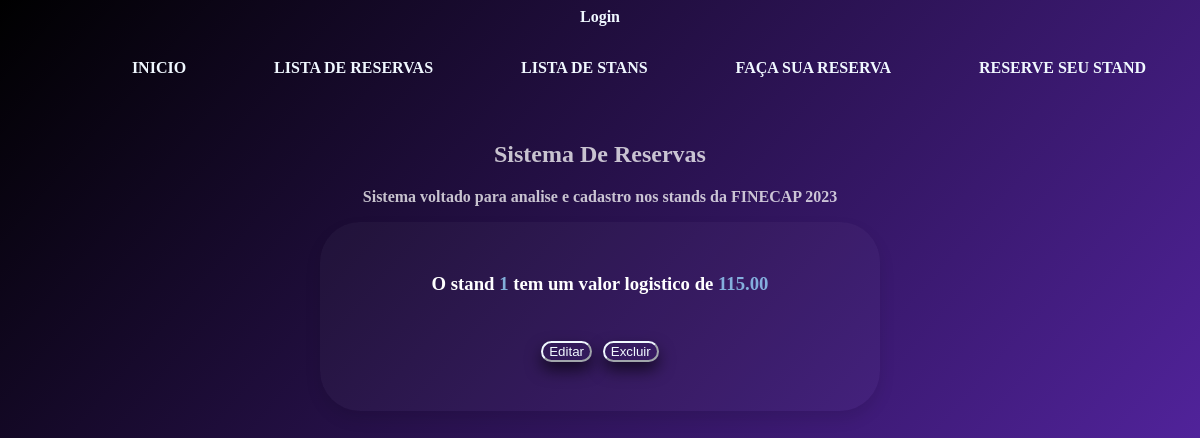
The page /stand/1 on the database as committed earlier.
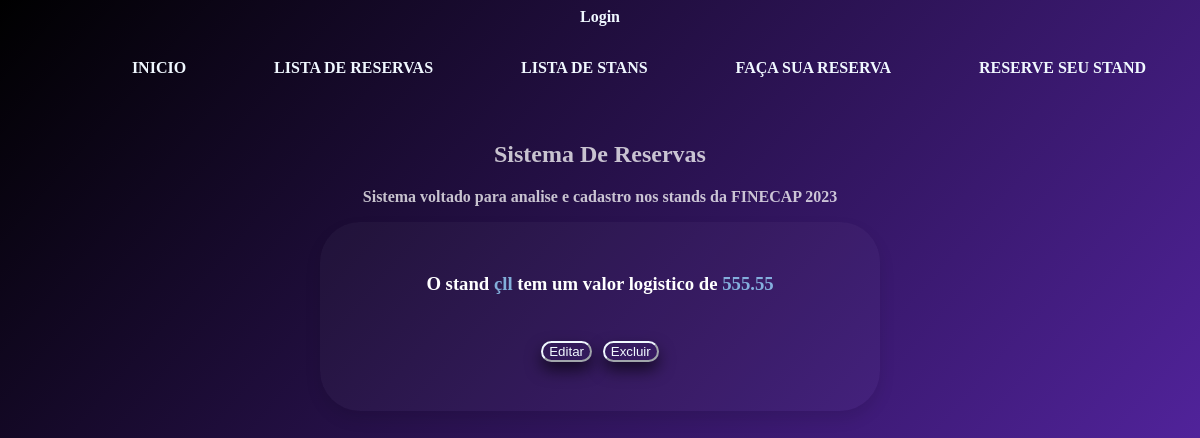
The same page on the database as committed later.
### stand/models.py (models this page shows)
class Stand(models.Model):
    localizacao = models.CharField(max_length=150)
    valor = models.DecimalField(verbose_name=("Valor"),max_digits=10, decimal_places=2)
    def __str__(self):
        return self.localizacao

### stand/views.py (the view)
# urls.py: path('stand/<int:pk>',DetalheStandView.as_view(), name='stand'),
class DetalheStandView(generic.DetailView):
    model = Stand
    template_name = 'core2/stand_detail.html'

### stand/templates/core2/stand_detail.html (shortened to what this page needs)
{% extends 'base.html' %}
{% block center %}
<body>
    <div class="caixa">
        <h3>O stand <span style="color: rgba(147, 205, 246, 0.835);">{{stand.localizacao}}</span> tem um valor
            logistico de <span style="color: rgba(147, 205, 246, 0.835);">{{stand.valor}}</span> <br>
            <br>
            <br>
            <div>
                <a href="{% url 'editar_stand' pk=stand.id %}"><button type="button">Editar</button>
                </a>
                <a href="{% url 'excluir_stand' pk=stand.id %}"><button type="button">Excluir</button>
                </a>
            </div>
    </div>
</body>
{% endblock center %}

### templates/base.html (shortened to what this page needs)
{% load static %}
{% load account %}
<!DOCTYPE html>
<html lang="en">
<head>
  <link rel="stylesheet" href="{% static 'css/basecss.css' %}">
</head>
<body>
  {% if user.is_authenticated %}
  <a href="{% url 'account_logout' %}">Logout</a>
  {% else %}
  <a href="{% url 'account_login' %}">Login</a>
  {% endif %}
  <header>
    <div class="container-fluid">
      <nav class="navbar navbar-inverse">
        <div class="container-fluid">
          <ul class="nav navbar-nav" style="margin-top: 0px;">
            <a id="len1" class="hoverable" href="{% url 'index' %}">
              <li>Inicio</li>
            </a>
            <a id="len2" class="hoverable" href="{% url 'lista_reserva' %}">
              <li>Lista de Reservas</li>
            </a>
            <a id="len3" class="hoverable" href="{% url 'lista_stand' %}">
              <li>Lista de Stans</li>
            </a>
            <a id="len4" class="hoverable" href="{% url 'cadastro' %}">
              <li>Faça Sua Reserva</li>
            </a>
            <a id="len5" class="hoverable" href="{% url 'stand_form' %}">
              <li>Reserve Seu Stand</li>
            </a>
          </ul>
        </div>
      </nav>
  </header>
  <main>
    <div id="what-the-hell-is-this">
      <div class="page-title" style="color: white;">
        <h2>Sistema De Reservas</h2>
        <p class="lead">
          Sistema voltado para analise e cadastro nos stands da FINECAP 2023 <br />
        </p>
      </div>
    </div>
    <div>
      {% block center %}
      {% endblock center %}
    </div>
  </main>
</body>
</html>

### static/css/basecss.css (style rules this page uses)
.hoverable { display:inline-block; backface-visibility: hidden; vertical-align: middle; position:relative; box-shadow: 0 0 1px rgba(0,0,0,0); transform: translateZ(0); transition-duration: .3s; transition-property:transform; }
.hoverable:before { position:absolute; pointer-events: none; z-index:-1; content: ''; top: 100%; left: 5%; height:10px; width:90%; opacity:0; background: -webkit-radial-gradient(center, ellipse, rgba(255, 255, 255, 0.35) 0%, rgba(255, 255, 255, 0) 80%); background: radial-gradient(ellipse at center, rgba(255, 255, 255, 0.35) 0%, rgba(255, 255, 255, 0) 80%); transition-duration: 0.3s; transition-property: transform, opacity; }
.bounce { animation-name: bounce-animation; animation-duration: 2s; }
@media (min-width: 768px) { .navbar { text-align: center !important; float: none; display: inline-block; } }
body { background: rgb(0,0,0); background: linear-gradient(131deg, rgba(0,0,0,1) 0%, rgba(67,2,172,0.8431022067029936) 100%); font-weight:600; text-align:center !important; color: white; min-height: 98vh; }
a { text-decoration: none; color: aliceblue; margin: 3px; }
.page-title { opacity: .75 !important; }
.navbar { list-style: none; padding: 0; }
.navbar li { display: inline-block; margin-right: 10px; margin-top: 20px; margin-bottom: 15px; padding: 10px; }

### stand/templates/core2/stand_detail.html (style rules this page uses)
.caixa { padding: 30px; border-radius: 40px; background-color: rgba(255, 255, 255, 0.026); box-shadow: 0 8px 16px rgba(0, 0, 0, 0.1); height: auto; max-width: 500px; margin: auto; }
button { border-color: aliceblue; border-radius: 40px; background-color: transparent; color: aliceblue; ; box-shadow: 0 8px 16px rgba(0, 0, 0, 0.6); height: auto; max-width: 500px; margin: auto; }

Rows that differ between the two databases and show on the page:
changed Stand: localizacao "1" → "çll"; valor "115.00" → "555.55"
